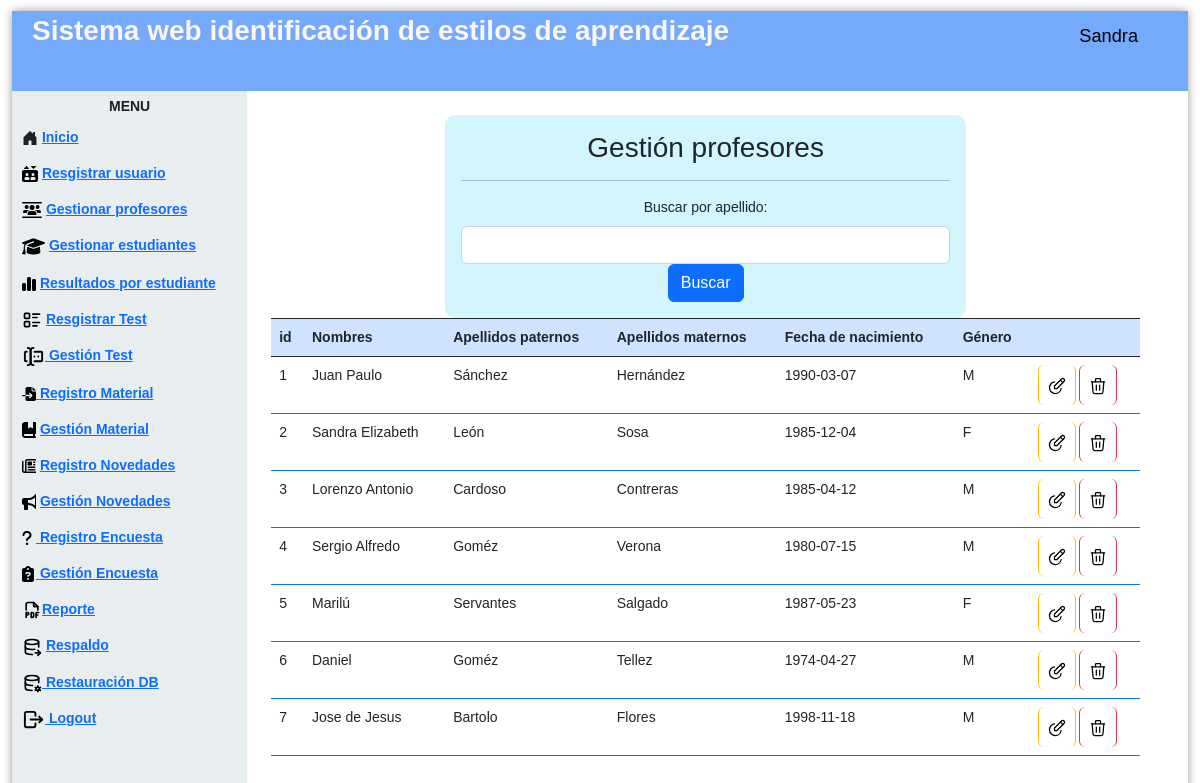
Screenshot of /gestionPr.php (signed in) with the database file from the repository.
### tables this page shows
CREATE TABLE `profesor` (
  `idProfesor` int(11) NOT NULL,
  `nombre` varchar(45) NOT NULL,
  `apellidoP` varchar(45) NOT NULL,
  `apellidoM` varchar(45) DEFAULT NULL,
  `fechaNacimiento` date NOT NULL,
  `generoP` varchar(5) NOT NULL,
  `correoP` varchar(45) NOT NULL,
  `contraseña` varchar(100) NOT NULL
);

### gestionPr.php (the view, shortened to what this page needs)
<?php
   include "controlador/eliminarA.php";
   ?>
<!DOCTYPE html>
<html lang="en">
   <head>
      <link href="https://cdn.jsdelivr.net/npm/bootstrap@5.2.2/dist/css/bootstrap.min.css" rel="stylesheet">
      <link href='css/nav.css' rel='stylesheet' type='text/css'>
      <link href='css/formulario.css' rel='stylesheet' type='text/css'>
   </head>
   <body>
      <div class="page">
         <div class="pageHeader">
            <div class="title">Sistema web identificación de estilos de aprendizaje</div>
            <div class="userPanel"><span class="username" style="color:#000000";><i class="fa-solid fa-user-large"></i></svg>
               <?php   echo  $_SESSION["nombre"];
                  ?></span>
            </div>
         </div>
         <div class="main">
            <div class="nav">
               <div class="menu">
                  <div class="title">
                     <center>Menu</center>
                  </div>
                  <ul>
                     <li>
                        <a href="controlador/loginrol.php"> Inicio
                        <a>
                     </li>
                     <li>
                     <a href="registroUs.php"> Resgistrar usuario<a></li>
                     <li>
                     <a href="gestionPr.php">Gestionar profesores<a></li>
                     <li>
                     <a href="gestionEs.php"> Gestionar estudiantes<a></li>
                     <li>
                     <a href="estudiantesGraficas.php">Resultados por estudiante<a></li>
                     <li>   <a href="registroPregunta.php"> Resgistrar Test<a></li>
                     <li><a href="gestionPreguntas.php"> Gestión Test<a></li>
                     <li>
                     <a href="registroMaterial.php"> Registro Material<a>
                     </li>
                     <li> <a href="gestionMaterial.php">  Gestión Material<a> </li>
                     <li> <a href="registroNovedadAdmin.php"> Registro Novedades<a></li>
                     <li> <a href="gestionNovedadesAdmin.php"> Gestión Novedades<a></li>
                     <li><a href="registroEncuestaA.php"> Registro Encuesta<a></li>
                     <li><a href="gestionEncuestaA.php"> Gestión Encuesta<a></li>
                     <li><a href="formularioReporteA.php">Reporte<a></li>
                     <li> <a href="generaR.php"> Respaldo<a></li>
                     <li><a href="respaldo"> Restauración DB<a></li>
                     <li><a href="controlador/cerrarsesion.php"> Logout<a></li>
                  </ul>
               </div>
            </div>
            <div class="view col-12 p-2 ">
            <div class="container-fluid row">
            <div class="col-12 p-3">
            <form action="" method="get" class="col-10 p-3 m-auto formulario">
            <h3>Gestión profesores</h3>
            <hr    color="#000000";>
            <label for="buscarNombre" class="form-label">Buscar por apellido:</label>
            <input type="text" class="form-control" id="buscarNombre" name="buscarNombre">
            <button type="submit" class="btn btn-primary">Buscar</button>
            </form>
            <?php
               include "modelo/conexion.php";
               $filtroNombre = isset($_GET['buscarNombre']) ? $_GET['buscarNombre'] : '';
               if (!empty($filtroNombre)) {
                 $sql = $conexion->query("SELECT * FROM profesor WHERE apellidoP LIKE '%$filtroNombre%'");
               } else {
                 $sql = $conexion->query("SELECT * FROM profesor");
               }
               ?>
            <table class="table">
            <thead class="table bg-light text-dark table-striped table-bordered border-dark table-primary">
            <tr>
            <th scope="col">id</th>
            <th scope="col">Nombres</th>
            <th scope="col">Apellidos paternos</th>
            <th scope="col">Apellidos maternos</th>
            <th scope="col">Fecha de nacimiento</th>
            <th scope="col">Género</th>
            <th scope="col"></th>
            </tr>
            </thead>
            <tbody class="table table table-striped table-hover table-bordered border-primary">
            <?php
               while($datos=$sql->fetch_object()){?>
            <tr>
            <td><?= $datos->idProfesor ?></td>
            <td><?= $datos->nombre ?></td>
            <td><?= $datos->apellidoP ?></td>
            <td><?= $datos->apellidoM ?></td>
            <td><?= $datos->fechaNacimiento ?></td>
            <td><?= $datos->generoP ?></td>
            <td>
            <a href="modificacionA.php?id=<?= $datos->idProfesor ?>" class="btn btn-small btn-warning">
            </a>
            <a onclick="return eliminar()" href="gestionPr.php?id=<?= $datos->idProfesor ?>"  class="btn btn-small btn-danger" >
            </a>
            </td>
            </tr>
            <?php }
               ?>
            </tbody>
            </table>
            </div>
            </div>
            </div>
         </div>
      </div>
   </body>
</html>

### css/nav.css (style rules this page uses)
html { background-image: url(http://www.ultraimg.com/images/2UeGfhZ.jpg); }
body { padding: 0px; margin: 0px; font-family: "Open Sans"; font-size: 14px; }
.page { position: absolute; width: 98%; height: 98%; left: 1%; top: 1%; background-color: rgba(255, 255, 255, 0.7); -moz-border-radius: 4px; -webkit-border-radius: 4px; border-radius: 4px; -moz-box-shadow: 0 0 10px 0 rgba(0, 0, 0, 0.4); -webkit-box-shadow: 0 0 10px 0 rgba(0, 0, 0, 0.4); box-shadow: 0 0 10px 0 rgba(0, 0, 0, 0.4); }
.pageHeader { width: 100%; height: 80px; line-height: 50px; background-color: #75a9f9; color: rgb(250, 246, 246); -moz-box-sizing: border-box; -webkit-box-sizing: border-box; box-sizing: border-box; padding: 5px 20px; vertical-align: middle; }
.pageHeader .title { width: 70%; float: left; line-height: 30px; font-size: 2em; font-weight: 700; }
.pageHeader .userPanel { width: 30%; float: right; }
.pageHeader .userPanel .username { float: right; line-height: 40px; padding: 0px 20px; font-weight: 400; font-size: 1.3em; color:#201f1f; }
.main { position: relative; width: 100%; height: 100%; clear: both; background-color: white; }
.main .nav { width: 20%; height: 100%; float: left; background-color: rgba(227, 234, 235, 0.8); }
.main .nav .menu { width: 100%; margin: 5px; color: #201f1f; }
.main .nav .menu .title { font-weight: 700; font-size: 1em; text-transform: uppercase; }
.main .nav .menu ul { padding-left: 0px; }
.main .nav .menu ul li { cursor: pointer; list-style: none; margin: 5px 0px; padding: 5px 0px; font-weight: 600; margin-right: 10px; padding-left: 5px; -moz-border-radius: 4px; -webkit-border-radius: 4px; border-radius: 4px; transition: 0.25s all; }
.main .view { position: relative; overflow: hidden; }
.main .view ,img { float: right; padding-top: 3%; width: 80%; }
.view ,table { align-items: center; }

### css/formulario.css (style rules this page uses)
* { transition: .4s; box-sizing: border-box; font-family: 'arial'; }
body { background: rgba(255, 255, 255, 0.8); }
.formulario { width: 60%; margin: auto; text-align: center; background: #4dd7fa3f; padding-top: 30px; border-radius: 10px; }

### rows the page displays
profesor: idProfesor "1", nombre "Juan Paulo", apellidoP "Sánchez", apellidoM "Hernández", fechaNacimiento "1990-03-07", generoP "M"
profesor: idProfesor "2", nombre "Sandra Elizabeth", apellidoP "León", apellidoM "Sosa", fechaNacimiento "1985-12-04", generoP "F"
profesor: idProfesor "3", nombre "Lorenzo Antonio", apellidoP "Cardoso", apellidoM "Contreras", fechaNacimiento "1985-04-12", generoP "M"
profesor: idProfesor "4", nombre "Sergio Alfredo", apellidoP "Goméz", apellidoM "Verona", fechaNacimiento "1980-07-15", generoP "M"
profesor: idProfesor "5", nombre "Marilú", apellidoP "Servantes", apellidoM "Salgado", fechaNacimiento "1987-05-23", generoP "F"
profesor: idProfesor "6", nombre "Daniel", apellidoP "Goméz", apellidoM "Tellez", fechaNacimiento "1974-04-27", generoP "M"
profesor: idProfesor "7", nombre "Jose de Jesus", apellidoP "Bartolo", apellidoM "Flores", fechaNacimiento "1998-11-18", generoP "M"

### other values shown
$_SESSION["nombre"] "Sandra"
